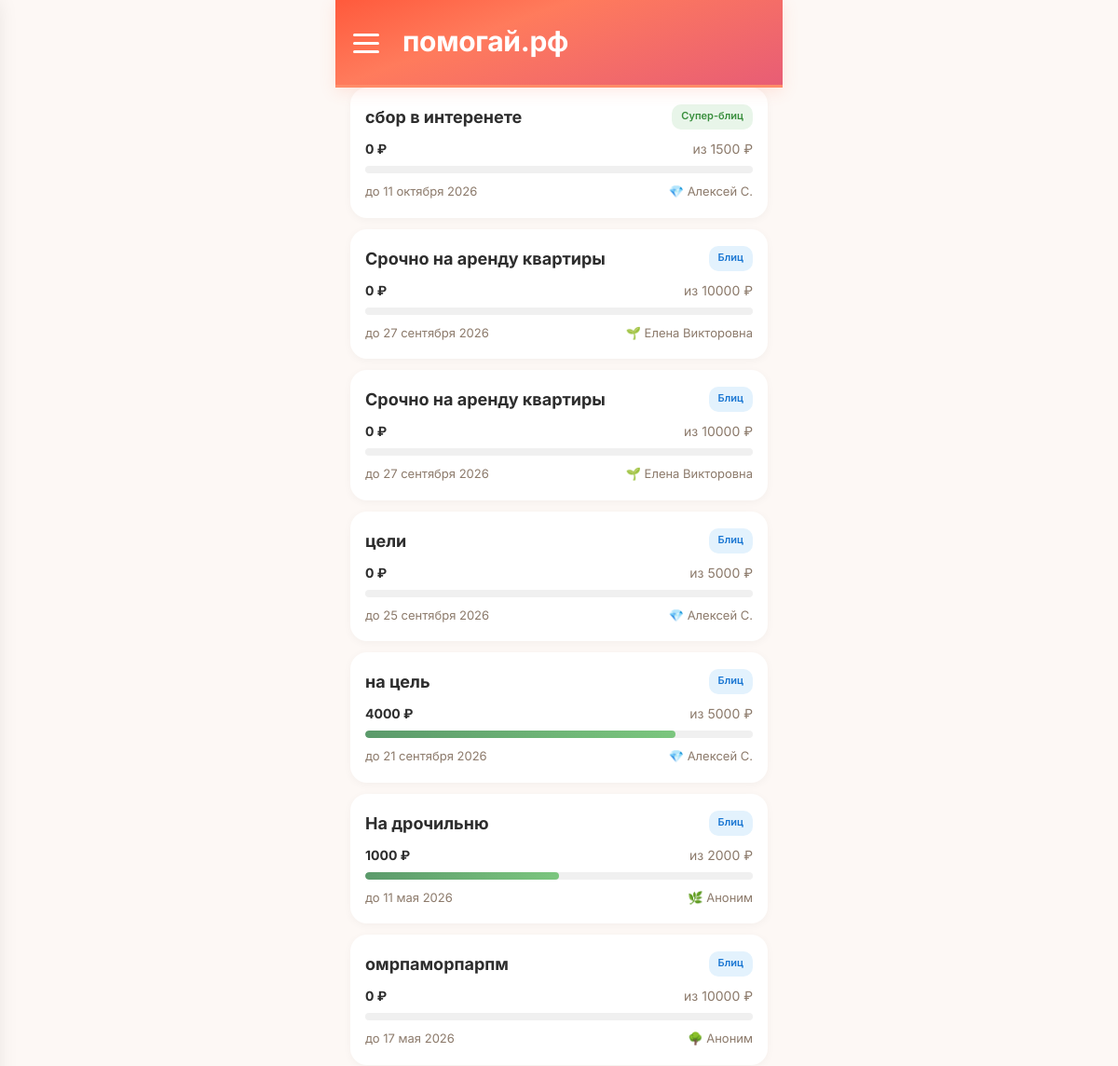
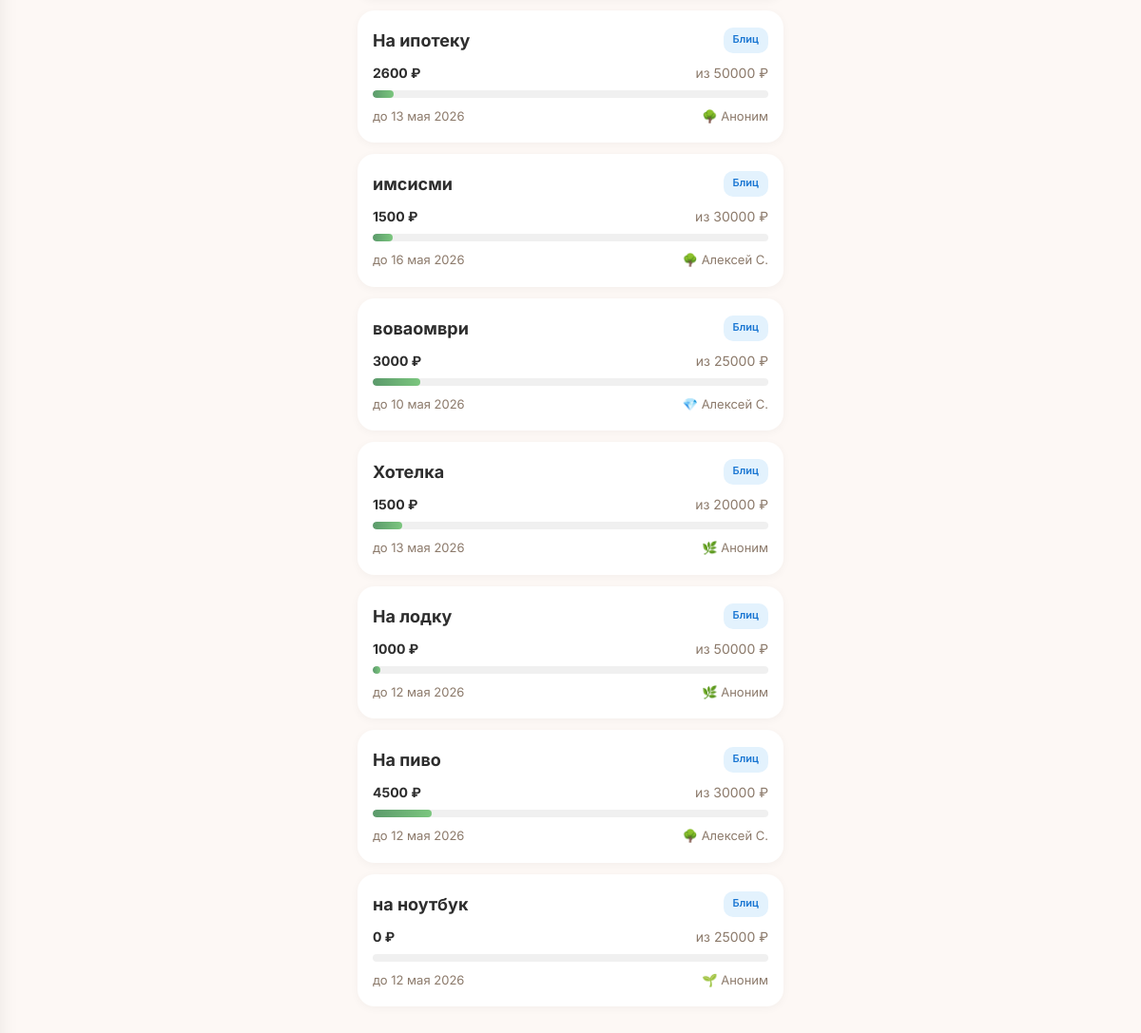
The app's page /goals, older data (2 pictures, top to bottom).
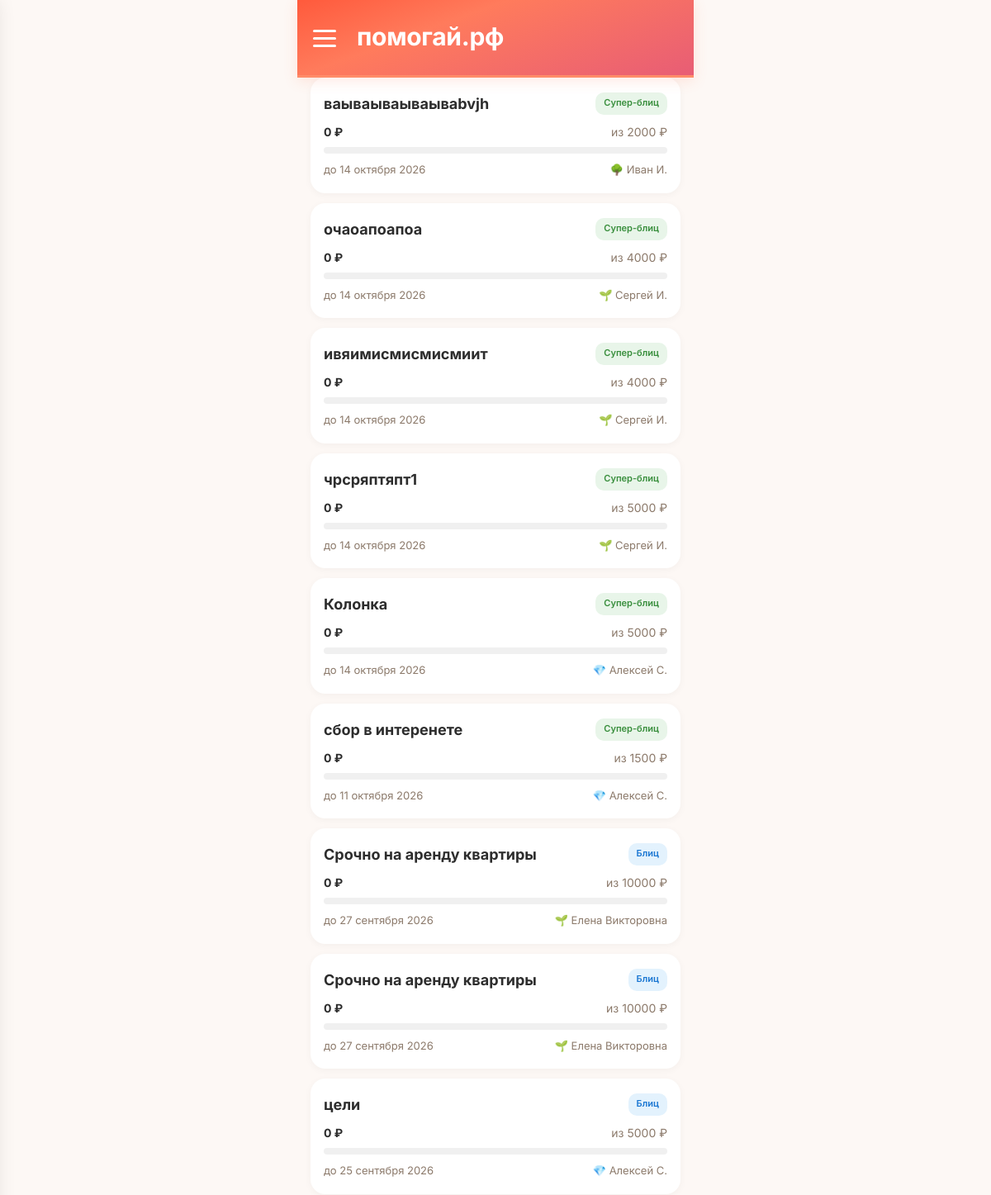
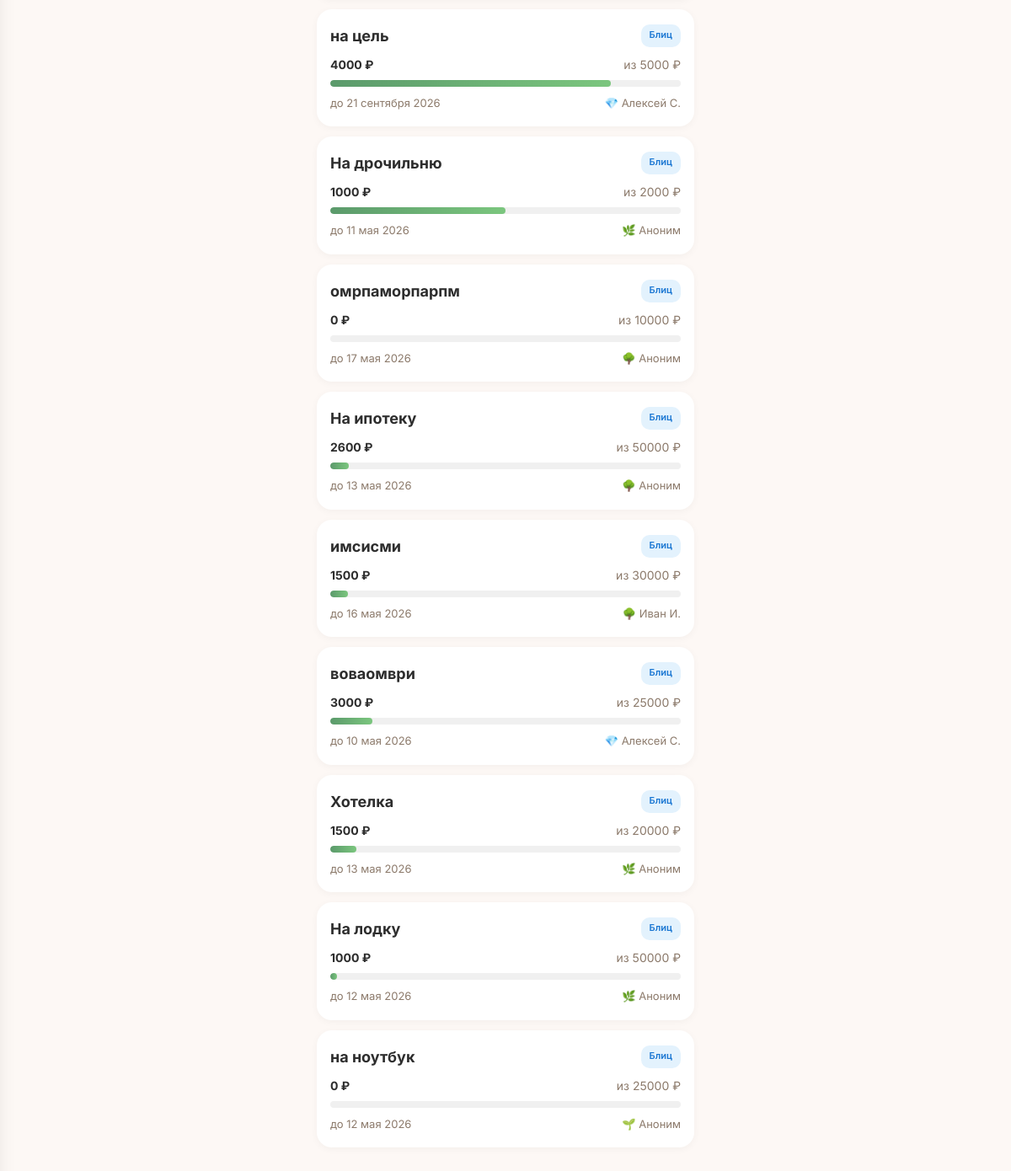
The same page, newer data (2 pictures, top to bottom).
### tables this page shows
CREATE TABLE "goals" (
        id INTEGER PRIMARY KEY AUTOINCREMENT,
        user_id INTEGER NOT NULL,
        type TEXT NOT NULL CHECK(type IN ('super_blitz','blitz','serious','urgent','group')),
        title TEXT NOT NULL,
        description TEXT NULL,
        photo_url TEXT NULL,
        amount_goal REAL NOT NULL,
        amount_collected REAL DEFAULT 0.00,
        ends_at TEXT NULL,
        status TEXT DEFAULT 'draft' CHECK(status IN ('draft','active','frozen','completed','failed','lightning_failed','hidden')),
        trial_ends_at TEXT NULL,
        subscription_active_until TEXT NULL,
        last_boosted_at TEXT NULL,
        is_lightning INTEGER DEFAULT 0,
        lightning_started_at TEXT NULL,
        moderation_status TEXT DEFAULT 'pending',
        completion_type TEXT DEFAULT 'organic',
        is_seed INTEGER DEFAULT 0,
        views_count INTEGER DEFAULT 0,
        views_24h INTEGER DEFAULT 0,
        donations_count INTEGER DEFAULT 0,
        donations_24h INTEGER DEFAULT 0,
        created_at TEXT DEFAULT (datetime('now')), photos TEXT, moderation_comment TEXT, moderated_at TEXT, moderated_by INTEGER, resubmission_count INTEGER DEFAULT 0, is_resubmission INTEGER DEFAULT 0, rejection_categories TEXT,
        FOREIGN KEY (user_id) REFERENCES users(id)
    );

CREATE TABLE users (
            id INTEGER PRIMARY KEY AUTOINCREMENT,
            phone TEXT UNIQUE NOT NULL,
            password_hash TEXT NOT NULL,
            email TEXT NULL,
            name TEXT NULL,
            avatar_url TEXT NULL,
            max_id TEXT NULL,
            vk_id TEXT NULL,
            fcm_token TEXT NULL,
            onboarding_passed INTEGER DEFAULT 0,
            rating REAL DEFAULT 0.0,
            rating_level TEXT DEFAULT 'novice',
            confirmations_total INTEGER DEFAULT 0,
            confirmations_approved INTEGER DEFAULT 0,
            confirmations_ignored INTEGER DEFAULT 0,
            donation_streak INTEGER DEFAULT 0,
            goals_helped_close INTEGER DEFAULT 0,
            total_helped_amount REAL DEFAULT 0.00,
            priority_days INTEGER DEFAULT 0,
            circles_of_care INTEGER DEFAULT 0,
            interest_weights TEXT DEFAULT NULL,
            eternal_donation_config TEXT DEFAULT NULL,
            yellow_card_until TEXT NULL,
            is_banned INTEGER DEFAULT 0,
            created_at TEXT DEFAULT (datetime('now'))
        , xp INTEGER DEFAULT 0, xp_level TEXT DEFAULT 'novice', streak_days INTEGER DEFAULT 0, last_action_date TEXT, ip_registered TEXT, author_badge TEXT, trust_score INTEGER DEFAULT 50, trust_level TEXT DEFAULT 'guest', is_admin INTEGER DEFAULT 0, profile_completed INTEGER DEFAULT 0, identity_verified INTEGER DEFAULT 0, city TEXT, region_code TEXT, region_name TEXT, birth_date TEXT, onboarding_step INTEGER DEFAULT 0, identity_verified_at TEXT, identity_doc_path TEXT, identity_selfie_path TEXT);

### main.py (the view)
@app.route('/goals')
def goals_list():
    db = get_db()
    months = ['января','февраля','марта','апреля','мая','июня','июля','августа','сентября','октября','ноября','декабря']
    goals = []
    for g in db.execute(
        "SELECT g.*, u.name as author_name, u.xp_level as author_level FROM goals g JOIN users u ON g.user_id = u.id WHERE g.status = 'active' ORDER BY g.created_at DESC LIMIT 50"
    ).fetchall():
        g = dict(g)
        try:
            parts = g['ends_at'][:10].split('-')
            d = int(parts[2])
            m = months[int(parts[1])-1]
            y = parts[0]
            g['ends_at_formatted'] = f'{d} {m} {y}'
        except:
            g['ends_at_formatted'] = g['ends_at'][:10]
        goals.append(g)
    db.close()
    user = get_current_user()
    return render_template('goals.html', goals=goals, user=user)

### main.py (called while the page is built, shortened)
def get_current_user():
    return None

### models.py (called while the page is built)
def get_db():
    conn = sqlite3.connect(DATABASE, timeout=10)
    conn.row_factory = sqlite3.Row
    conn.execute("PRAGMA journal_mode=WAL")
    conn.execute("PRAGMA synchronous=NORMAL")
    conn.execute("PRAGMA busy_timeout=5000")
    conn.execute("PRAGMA foreign_keys = ON")
    return conn

### templates/goals.html (shortened to what this page needs)
<!DOCTYPE html>
<html lang="ru">
<head>
    <link rel="stylesheet" href="/static/style.css?v=7">
</head>
<body>
    <div class="container">
        <div class="header">
            <div class="hamburger" id="hamburgerBtn" onclick="toggleMenu()">
                <span></span><span></span><span></span>
            </div>
            <div class="header-title">помогай.рф</div>
        </div>
        <div class="goals-list">
            {% if goals %}
                {% for goal in goals %}
                <a class="goal-card" href="/goal/{{ goal.id }}">
                    <div class="top">
                        <div class="title">{{ goal.title }}</div>
                        <span class="type-badge badge-{{ 'green' if goal.type == 'super_blitz' else 'blue' if goal.type == 'blitz' else 'purple' if goal.type == 'serious' else 'orange' if goal.type == 'urgent' else 'teal' }}">
                            {{ 'Супер-блиц' if goal.type == 'super_blitz' else 'Блиц' if goal.type == 'blitz' else 'Жизненный' if goal.type == 'serious' else 'Срочный' if goal.type == 'urgent' else 'Общий' if goal.type == 'group' else goal.type }}
                        </span>
                    </div>
                    <div class="amount-row">
                        <span class="collected">{{ "%.0f"|format(goal.amount_collected) }} ₽</span>
                        <span>из {{ "%.0f"|format(goal.amount_goal) }} ₽</span>
                    </div>
                    <div class="progress-bar">
                        <div class="progress-fill" style="width: {{ (goal.amount_collected / goal.amount_goal * 100) if goal.amount_goal > 0 else 0 }}%"></div>
                    </div>
                    <div class="meta">
                        <span>до {{ goal.ends_at_formatted or (goal.ends_at[:10] if goal.ends_at else '—') }}</span>
                        <span>
                {% if goal.author_level == 'novice' %}🌱
                {% elif goal.author_level == 'member' %}🌿
                {% elif goal.author_level == 'reliable' %}🌳
                {% elif goal.author_level == 'pillar' %}💎
                {% elif goal.author_level == 'hero' %}⭐
                {% elif goal.author_level == 'legend' %}👑
                {% else %}👤{% endif %}
                {{ goal.author_name or 'Аноним' }}
            </span>
                    </div>
                </a>
                {% endfor %}
            {% else %}
                <div class="empty-state"><h2>Пока нет целей</h2><p>Станьте первым — создайте сбор</p></div>
            {% endif %}
        </div>
    </div>
</body>
</html>

Row changes from the older to the newer data that the page shows:
no longer on this page (row edited): goals: title "На пиво", type "Блиц", amount_collected "4500", amount_goal "30000", ends_at_formatted "12 мая 2026", name "Алексей С."
added goals: title "ваываываываываbvjh", type "Супер-блиц", amount_collected "0", amount_goal "2000", ends_at_formatted "14 октября 2026", name "Иван И."
added goals: title "очаоапоапоа", type "Супер-блиц", amount_collected "0", amount_goal "4000", ends_at_formatted "14 октября 2026", name "Сергей И."
added goals: title "ивяимисмисмисмиит", type "Супер-блиц", amount_collected "0", amount_goal "4000", ends_at_formatted "14 октября 2026", name "Сергей И."
added goals: title "чрсряптяпт1", type "Супер-блиц", amount_collected "0", amount_goal "5000", ends_at_formatted "14 октября 2026", name "Сергей И."
added goals: title "Колонка", type "Супер-блиц", amount_collected "0", amount_goal "5000", ends_at_formatted "14 октября 2026", name "Алексей С."
changed through a linked row, goals "имсисми": name "Алексей С." → "Иван И."
